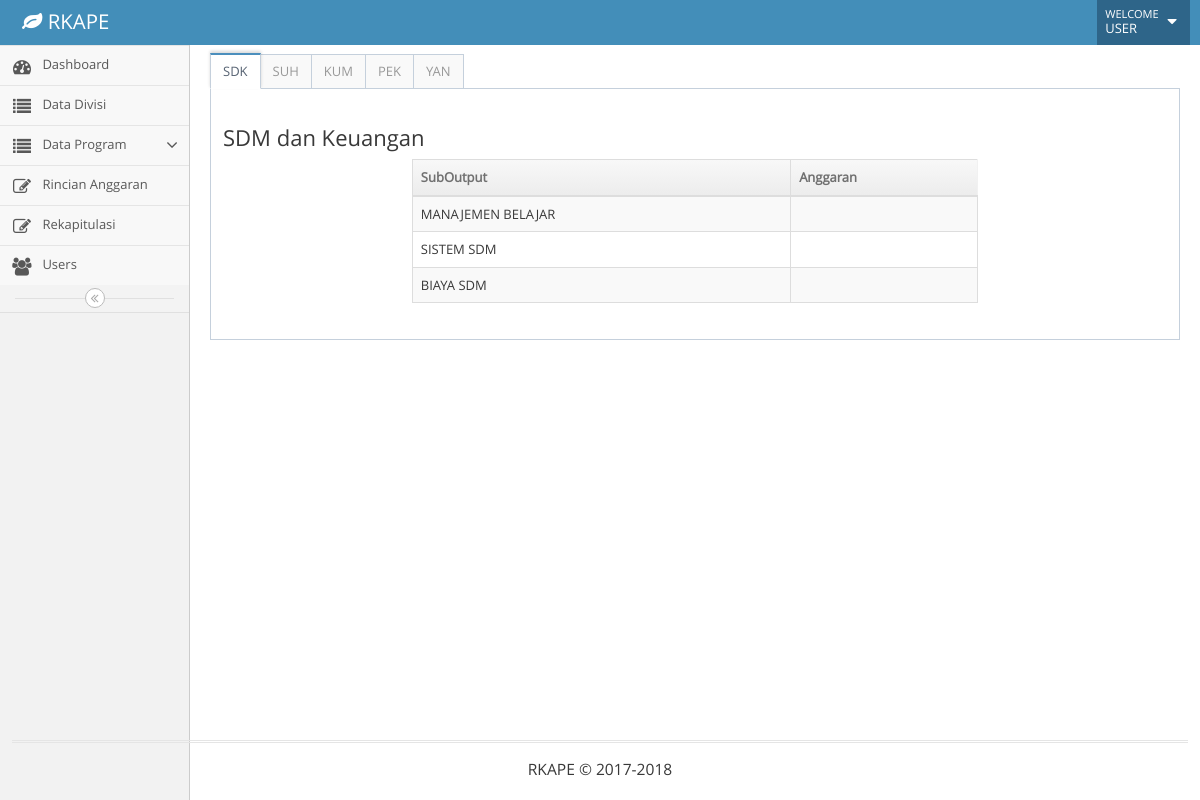
The page /index.php/r_bulan/rekap on the database its author committed.
### tables this page shows
CREATE TABLE `divisi` (
  `id_divisi` int(11) NOT NULL,
  `nama` varchar(20) NOT NULL,
  `deskripsi` text NOT NULL
);

CREATE TABLE `suboutput` (
  `id_suboutput` int(11) NOT NULL,
  `nama_suboutput` varchar(50) NOT NULL,
  `id_divisi` int(11) NOT NULL
);

### application/libraries/Template.php (called while the page is built)
<?php if ( ! defined('BASEPATH')) exit('No direct script access allowed');
class Template {
		var $template_data = array();
		function set($name, $value)
		{
			$this->template_data[$name] = $value;
		}
		function load($template = '', $view = '' , $view_data = array(), $return = FALSE)
		{
			$this->CI =& get_instance();
			$this->set('contents', $this->CI->load->view($view, $view_data, TRUE));
			return $this->CI->load->view($template, $this->template_data, $return);
		}
}

### application/controllers/R_bulan.php (called while the page is built, shortened)
<?php
Class R_bulan extends CI_Controller{
    function rekap()
    {
        $data['divisi']      = $this->Model_divisi->tampilkan_data()->result();
        $data['suboutput']   = $this->Model_suboutput->tampilkan_suboutput()->result();
        $data['contents'] = 'r_bulan/v_rekapitulasi';
        $this->template->load('template','rekap/v_rekapitulasi',$data);
    }
}

### index.php (called while the page is built, shortened)
<?php
require_once BASEPATH.'core/CodeIgniter.php';

### application/models/Model_divisi.php (called while the page is built, shortened)
<?php
class Model_divisi extends CI_Model
{
	function tampilkan_data()
	{
		return $this->db->get('divisi');
	}
}
 ?>

### application/models/Model_suboutput.php (called while the page is built, shortened)
<?php
class Model_suboutput extends CI_Model
{
	function tampilkan_suboutput()
	{
		$query = "SELECT * FROM suboutput INNER JOIN divisi ON suboutput.id_divisi = divisi.id_divisi ORDER BY divisi.deskripsi ASC";
		return $this->db->query($query);
	}
}
 ?>

### application/views/rekap/v_rekapitulasi.php (the view)
    <ul class="nav nav-tabs">
        <?php $awal = 0; foreach ($divisi as $key) { ?>
        <li <?php if ($awal==0) {
            echo 'class = "active"'; $awal = 1;
        }  ?>><a data-toggle="tab" href="#<?= $key->id_divisi;?>"><?= $key->nama;?></a></li>
        <?php  } ?>
    </ul>
    <div class="tab-content">
        <?php $awal = 0; foreach ($divisi as $key) { ?>
        <div id="<?= $key->id_divisi;?>" class="tab-pane fade <?php if ($awal==0) {
            echo 'in active'; $awal = 1;
        }  ?>">
        <h3><?= $key->deskripsi ?></h3>
        <center>
            <div class="table-responsive">
                <table class="table table-striped table-bordered " style="width: 60%">
                    <thead>
                        <th>SubOutput</th>
                        <th>Anggaran</th>
                    </thead>
                    <tbody>
                        <?php foreach ($suboutput as $key2) { ?>
                        <?php  if ($key->id_divisi == $key2->id_divisi)  { ?>
                        <tr>
                            <td><?= $key2->nama_suboutput; ?></td>
                            <td></td>
                        </tr>
                        <?php } ?>
                        <?php } ?>
                    </tbody>
                </table>
            </div>
        </center>
    </div>
    <?php } ?>
</div>
</div>

### application/views/template.php (style rules this page uses)
.table>tbody>tr>td { vertical-align: middle; }

### rows shown on the page
divisi: nama "SDK", deskripsi "SDM dan Keuangan"
divisi: nama "SUH"
divisi: nama "KUM"
divisi: nama "PEK"
divisi: nama "YAN"
suboutput: nama_suboutput "MANAJEMEN BELAJAR"
suboutput: nama_suboutput "SISTEM SDM"
suboutput: nama_suboutput "BIAYA SDM"
